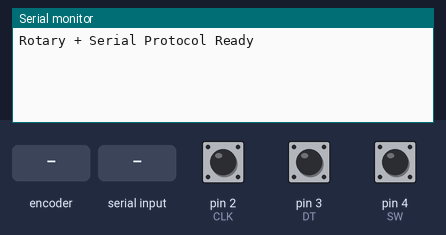
Bench run of a sketch on a simulated Arduino Uno, built with avr-gcc and run on an emulated ATmega328P. Parts: the last lines printed to the serial monitor. The test bench sets the inputs (shaded band); at power-on: pin 4 (SW) HIGH, pin 2 (CLK) HIGH, pin 3 (DT) HIGH.

Above: at 1.2 s.
1.3 s: rotary encoder on pin 2 (CLK) / pin 3 (DT) turned 1 step (first pin leading)
At 1.7 s:
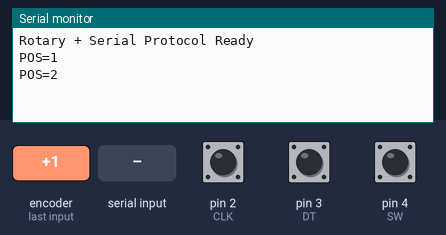
3.0 s: pin 4 (SW) pulled LOW for 0.15 s
At 3.5 s:
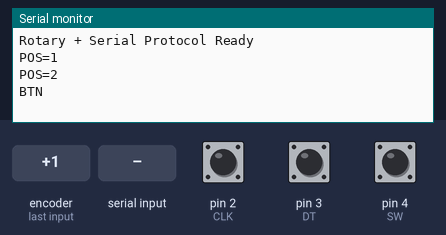
4.6 s: "STOP\n" received over Serial
At 4.9 s:
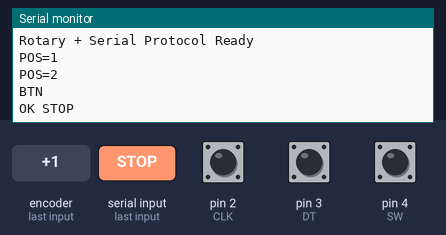
6.1 s: "RESET\n" received over Serial
At 7.3 s:
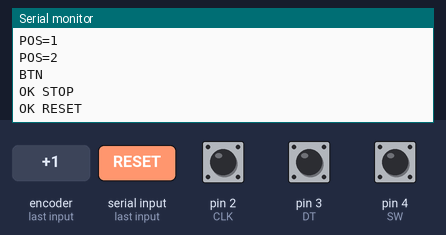
7.6 s: "OC\n" received over Serial
At 8.3 s:
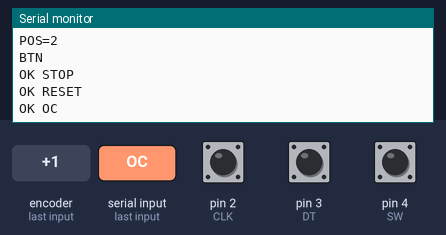
9.1 s: "CW;\n" received over Serial
At 9.5 s:
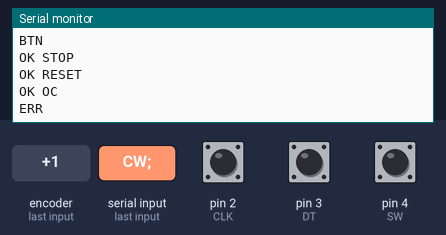

Measured:
- after the input at 1.3 s, the serial monitor: prints a new line at once (image 1)
- after the input at 3.0 s, the serial monitor: prints a new line at once (image 2)
- after the input at 4.6 s, the serial monitor: prints a new line at once (image 3)
- after the input at 6.1 s, the serial monitor: prints a new line at once (image 4)
- after the input at 7.6 s, the serial monitor: prints a new line at once (image 5)
- after the input at 9.1 s, the serial monitor: prints a new line at once (image 6)

The sketch:

firmware_arduino.ino
```cpp
#define CLK 2
#define DT 3
#define SW 4

int counter = 0; // posizione in gradi: da -180 a +180
int currentStateCLK;
int lastStateCLK;

// ========================
// SETUP
// ========================
void setup() {
  pinMode(CLK, INPUT);
  pinMode(DT, INPUT);
  pinMode(SW, INPUT_PULLUP);

  Serial.begin(9600);
  lastStateCLK = digitalRead(CLK);

  Serial.println("Rotary + Serial Protocol Ready");
}

// ========================
// LOOP PRINCIPALE
// ========================
void loop() {
  gestisciEncoder();
  gestisciSeriale();
}

// ========================
// GESTIONE ENCODER
// ========================
void gestisciEncoder() {
  currentStateCLK = digitalRead(CLK);

  if (currentStateCLK != lastStateCLK) {
    if (digitalRead(DT) != currentStateCLK) {
      if (counter < 180) counter++;
    } else {
      if (counter > -180) counter--;
    }

    Serial.print("POS=");
    Serial.println(counter);
  }

  lastStateCLK = currentStateCLK;

  // Pulsante
  if (digitalRead(SW) == LOW) {
    Serial.println("BTN");
    delay(200);
  }
}

// ========================
// GESTIONE PROTOCOLLO SERIALE
// ========================
void gestisciSeriale() {
  if (!Serial.available()) return;

  String cmd = Serial.readStringUntil('\n');
  cmd.trim();

  // ========================================
  // COMANDO: STOP
  // ========================================
  if (cmd == "STOP") {
    Serial.println("OK STOP");
    return;
  }

  // ========================================
  // COMANDO: RESET
  // ========================================
  if (cmd == "RESET") {
    counter = 0;
    Serial.println("OK RESET");
    return;
  }

  // ========================================
  // COMANDO: OC (open/close della cupola)
  // ========================================
  if (cmd == "OC") {
    Serial.println("OK OC");
    return;
  }

  // ========================================
  // COMANDO: CW;VAL
  // ========================================
  if (cmd.startsWith("CW;")) {
    int gradi = cmd.substring(3).toInt();
    if (gradi <= 0 || gradi > 180) {
      Serial.println("ERR");
      return;
    }

    counter += gradi;
    if (counter > 180) counter = 180;

    Serial.print("OK CW ");
    Serial.println(counter);
    return;
  }

  // ========================================
  // COMANDO: CCW;VAL
  // ========================================
  if (cmd.startsWith("CCW;")) {
    int gradi = cmd.substring(4).toInt();
    if (gradi <= 0 || gradi > 180) {
      Serial.println("ERR");
      return;
    }

    counter -= gradi;
    if (counter < -180) counter = -180;

    Serial.print("OK CCW ");
    Serial.println(counter);
    return;
  }

  // ========================================
  // COMANDO: POS
  // ========================================
  if (cmd == "POS") {
    Serial.print("POS;");
    Serial.println(counter);
    return;
  }

  // Se non corrisponde a nulla:
  Serial.println("ERR CMD");
}
```
